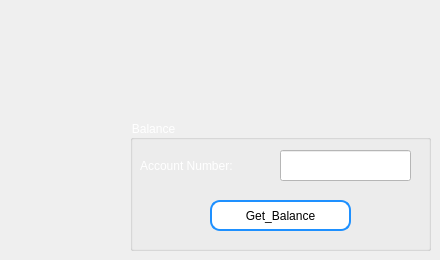
       <widget class="QWidget" name="page_12">
        <widget class="QGroupBox" name="groupBox">
         <property name="geometry">
          <rect>
           <x>130</x>
           <y>120</y>
           <width>301</width>
           <height>131</height>
          </rect>
         </property>
         <property name="styleSheet">
          <string notr="true">color: rgb(255, 255, 255);</string>
         </property>
         <property name="title">
          <string>Balance</string>
         </property>
         <widget class="QPushButton" name="pbGet_Balance">
          <property name="geometry">
           <rect>
            <x>80</x>
            <y>80</y>
            <width>141</width>
            <height>31</height>
           </rect>
          </property>
          <property name="styleSheet">
           <string notr="true">border-radius: 10px;  /* Adjust this value to control the curvature */
    border: 2px solid #1E90FF;  /* Border color: Dodger Blue */
background-color: rgb(255, 255, 255);
    padding: 5px;  /* Adjust padding as needed */
    font: 600 italic 12pt &quot;Segoe UI&quot;;  /* Font settings */
    color: rgb(0, 0, 0);  /* Text color */</string>
          </property>
          <property name="text">
           <string>Get_Balance</string>
          </property>
         </widget>
         <widget class="QLabel" name="label_5">
          <property name="geometry">
           <rect>
            <x>10</x>
            <y>30</y>
            <width>131</width>
            <height>31</height>
           </rect>
          </property>
          <property name="styleSheet">
           <string notr="true">color: rgb(255, 255, 255);
font: 600 italic 12pt &quot;Segoe UI&quot;;</string>
          </property>
          <property name="text">
           <string>Account Number:</string>
          </property>
         </widget>
         <widget class="QLineEdit" name="acc_numberLineEditBalance">
          <property name="geometry">
           <rect>
            <x>150</x>
            <y>30</y>
            <width>131</width>
            <height>31</height>
           </rect>
          </property>
          <property name="styleSheet">
           <string notr="true">background-color: rgb(255, 255, 255);
font: 900 11pt &quot;Segoe UI&quot;;
color: rgb(0, 0, 0);</string>
          </property>
          <property name="text">
           <string/>
          </property>
         </widget>
        </widget>
       </widget>
